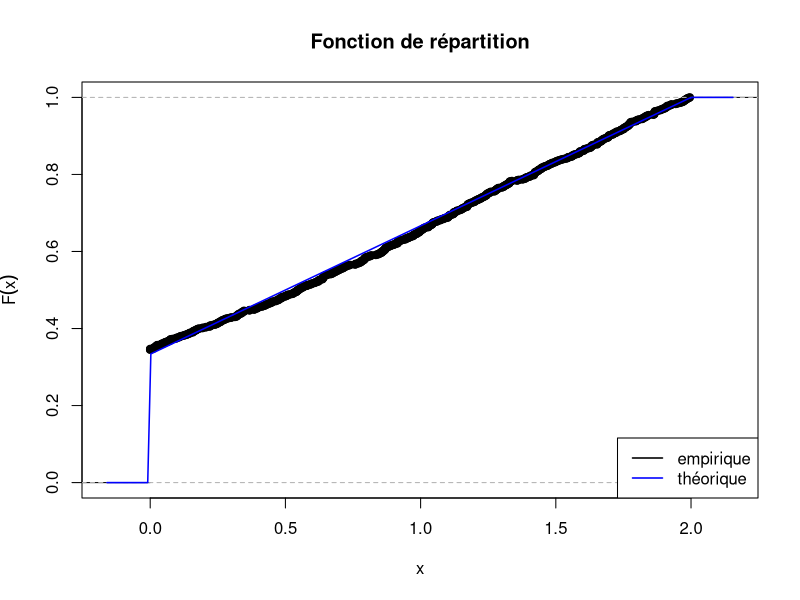
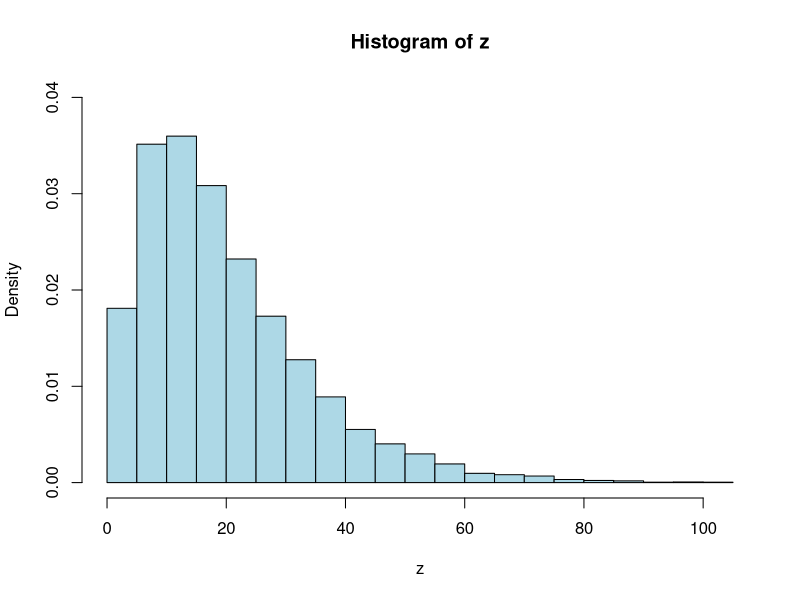

The R script that drew these images, in order: (Note: this script raises an error after producing the figures.)
## ---- chunk 1
knitr::opts_chunk$set(echo = TRUE, fig.width=8, fig.height=4)
## ---- chunk 2
 # Sample size
n = 1000

# Simulation: help(rexp)
#x = rexp(something_here)

# Histogram: help(hist)
#hist(x, col = "white", nclass = 20, las = 1, prob = TRUE)
#curve(dexp(something_else_here), 0, 2, col = "green4", add = TRUE)
## ---- chunk 3
 n = 1000
# Generate 1000 uniform draws
#u = runif(n)

# Cumulative distribution function of Exp(1)
cdf <- function(x){
  # formula CDF of Exp(1)
}


# Transformation
#y =  transformation

# Empirical cumulative distribution function
#ecdf <- function(x){
# mean(y <= x)
#}

# regular grid
#x=seq(from =0, to =40, by= 0.5)

# Plot check
#plot(x, cdf(x), type = "l", col = "blue", lty = 1,
 #    xlab = "x", ylab = "y", main = "Empirical vs Theoretical CDF")
#par(new=T)
#plot(x, sapply(x,ecdf), type="l", lty = 2, col = "red") 
#legend(x="topright",col=c("blue","red"),lty=c(1,2), legend=c("theoretical CDF","empirical CDF"))
## ---- chunk 4
n <- 1000
N <- sample(1:3, n, replace = TRUE)
y <- (N == 3) + (N != 1)*runif(n)
## ---- chunk 5
# comment 1
FX <- function(x){
  return((1/3+x/3)*(0 <= x & x < 2) + (x >= 2)) }

# comment 2
plot(ecdf(y), do.points=TRUE, 
     main = "Fonction de répartition", 
     ylab = expression(F(x)), ylim = c(0,1))

# comment 3
curve(FX(x), add=TRUE, col="blue", n = 201, lwd=1.5)
legend("bottomright", lty=1, 
       col=c("black", "blue"), 
       c("empirique", "théorique"), lwd=1.5)
## ---- chunk 6
#plot(fonction_repartition_empirique(y), 
    # fonction_repartition_theorique(y), 
     #main="Graphe de probabilité", 
     #xlab="proba. empirique", 
     #ylab="proba. théorique")

#abline(0, 1, col="grey")
## ---- chunk 7
n <- 10000
lambda <- .1

# comment 1
#x <- rexp(n, lambda)

# comment 2
#c(mean(x), a_completer)

# comment 3
#c(var(x), a_completer)
## ---- chunk 8
n <- 10000

# comment 1
lambda <- .1
x <- rexp(n, lambda)
y <- rexp(n, lambda)
z <- x + y

# comment 2
hist(z, prob = TRUE, col = "lightblue", ylim = c(0, 0.04))

# comment 3 : la densité de z est celle d'une loi gamma
curve(dgamma(x, trouve_shape, trouve_rate), 
      add=TRUE, 
      col="blue", lwd=2)

legend("topright", lty=1, col=c("black", "blue"),
       lwd=2, c("empirique", "théorique"))
## ---- chunk 9
lwd <- 2
lambda <- 0.1

# comment
curve(dgamma(x, 5, 5*lambda), from=0, to= 3/lambda, ylim=c(0,2*lambda), lwd=lwd, ylab=expression(f[X](x)), lty = 2, col = "grey20")

# comment
for(i in 2:5)
  curve(dgamma(x, 5*i, 5*i*lambda), lty=i, col=i, add=TRUE, lwd=lwd)

# comment
abline(v=1/lambda, col=6, lwd=lwd)
legend("topright", lty=c(1:5, 1), col=1:6, c(paste("Gamma (", 1:5, ",", 5*(1:5), "lambda)"), "1/lambda"), lwd=lwd)
## ---- chunk 10
n <- 10000

# comment 1
x <- rnorm(n, -2, 1)
y <- rnorm(n, 1, 2)
z <- x + 2*y

# comment 2
hist(z, prob = TRUE, col = "pink", 
     ylim = c(0, .11), 
     xlim = c(-10, 10))

# comment 3: the density of $Z$ is that of a normal distribution.
curve(dnorm(x, find_the_mean, and_standard_type), 
      add=TRUE, col="blue", lwd=2)

legend("topright", lty=1, 
       col=c("black", "blue"), 
       lwd=2, c("empirique", "théorique"))
